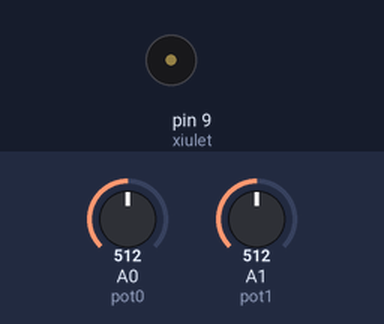
Bench run of a sketch on a simulated Arduino Uno, built with avr-gcc and run on an emulated ATmega328P. On the bench: buzzer (waves = sounding). The test bench sets the inputs (shaded band); at power-on: A0 (pot0) = 512, A1 (pot1) = 512.

Above: at 2.8 s.
2.9 s: A0 (pot0) set to 122
6.4 s: A1 (pot1) set to 0
At 7.0 s:
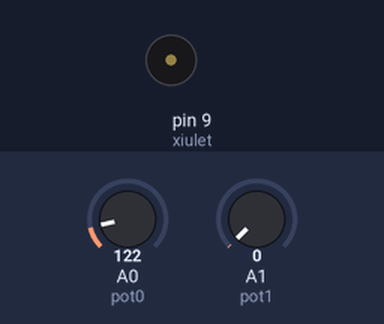
9.1 s: A1 (pot1) set to 122
At 9.77 s:
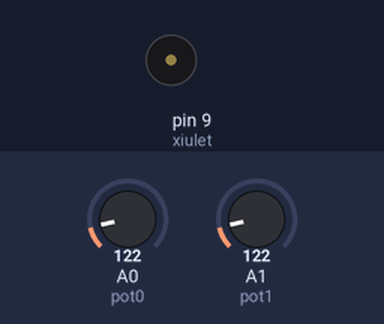
12.6 s: A0 (pot0) set to 306
At 13.03 s:
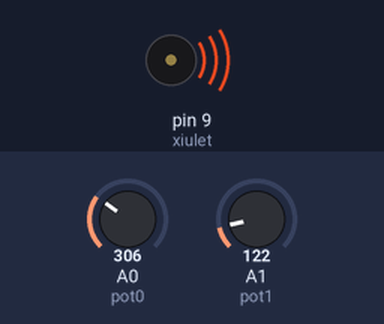
16.1 s: A0 (pot0) set to 0
At 16.9 s:
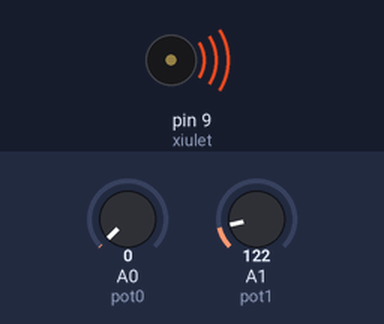
Timing chart, 0 to 19.1 s (numbered marks = the images above; inputs shaded):
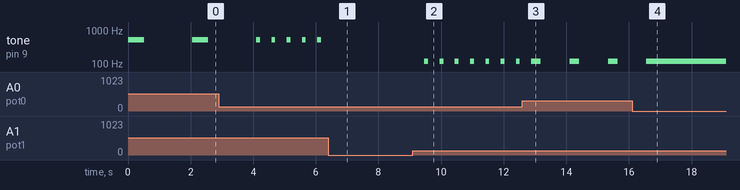

Measured:
- after the input at 6.4 s, tone on pin 9 (xiulet): stops changing and stays silent
- after the input at 9.1 s, tone on pin 9 (xiulet): alternates 122 Hz for 0.12 s and silent for 0.37 s, starting after 0.37 s
- after the input at 12.6 s, tone on pin 9 (xiulet): alternates 122 Hz for 0.31 s and silent for 0.92 s, starting after 0.59 s
- after the input at 16.1 s, tone on pin 9 (xiulet): goes on until 16.6 s, then stays 122 Hz
- by itself, tone on pin 9 (xiulet): alternates 512 Hz for 0.12 s and silent for 0.37 s

The sketch:

EX6.ino
```cpp
/**********************************************************************************
**                                                                                **
**                            YASSINE ZIANI                                       **
**                                                                                **
**                                                                                **
**********************************************************************************/
//********** Includes *************************************************************
//********** Variables ************************************************************
const byte xiulet = 9; // donar nom al pin 9 de l’Arduino
const byte pot0 = A0; // donar nom al pin A0 de l’Arduino
const byte pot1 = A1; // donar nom al pin A0 de l’Arduino
int valPot0; // guardar valor del potenciometre 0
int valPot1; // guardar valor del potenciometre 1
//********** Setup ****************************************************************
void setup()
{
pinMode(xiulet, OUTPUT); // definir el pin 9 com una sortida
}
//********** Loop *****************************************************************
void loop()
{
valPot0 = analogRead(pot0); // llegir valor potenciòmetre
valPot1 = analogRead(pot1); // llegir valor potenciòmetre
tone(xiulet, valPot1, valPot0); // xiulet de durada valPot0
delay(4*valPot0);
}
//********** Funcions ************************************************************
```
